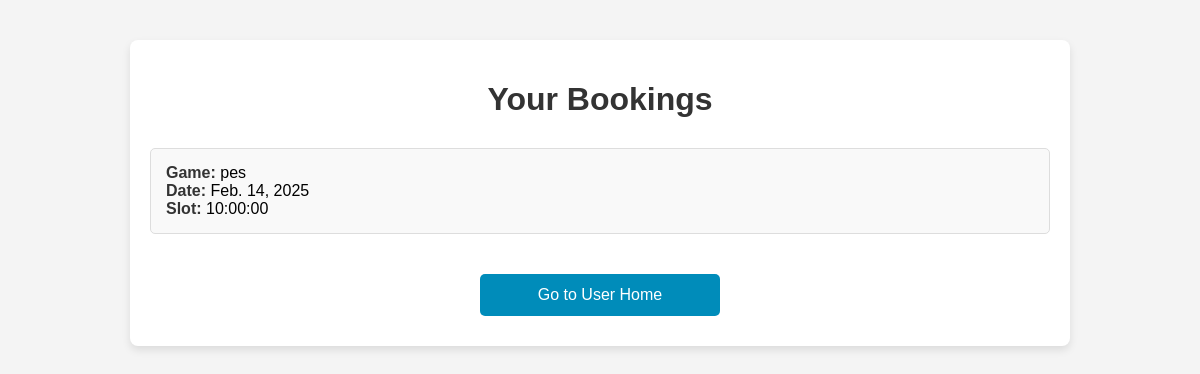
Page /my-bookings/ (signed in) on the earlier database version.
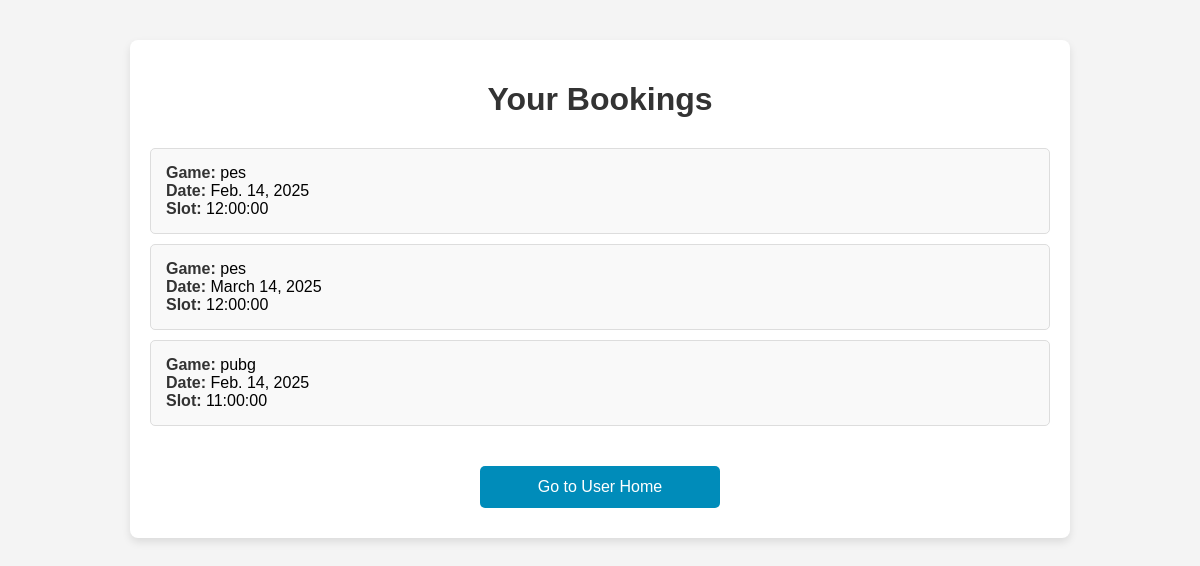
Same page on the later database version.
### app/models.py (models this page shows, shortened)
class SlotBooking(models.Model):
    user = models.ForeignKey(User, on_delete=models.CASCADE)  # Link to user
    name = models.CharField(max_length=100)
    email = models.EmailField()
    game = models.ForeignKey(Game, on_delete=models.CASCADE)
    slot = models.ForeignKey(Slot, on_delete=models.CASCADE)
    date = models.DateField()
    booking_time = models.DateTimeField(default=now)

class Game(models.Model):
    g_id = models.CharField(max_length=20, unique=True)
    title = models.CharField(max_length=100)
    description = models.TextField()
    release_date = models.DateField()
    price = models.DecimalField(max_digits=10, decimal_places=2)
    image = models.FileField()

class Slot(models.Model):
    TIME_SLOT_CHOICES = [
        ('10:00 AM - 12:00 PM', '10:00 AM - 12:00 PM'),
        ('12:00 PM - 2:00 PM', '12:00 PM - 2:00 PM'),
        ('2:00 PM - 4:00 PM', '2:00 PM - 4:00 PM'),
        ('4:00 PM - 6:00 PM', '4:00 PM - 6:00 PM'),
        ('6:00 PM - 8:00 PM', '6:00 PM - 8:00 PM'),
    ]
    game = models.ForeignKey(Game, on_delete=models.CASCADE, related_name="slots")
    date = models.DateField()
    time_slot = models.CharField(max_length=20, choices=TIME_SLOT_CHOICES)
    reserved = models.BooleanField(default=False)
    booking_time = models.DateTimeField(null=True, blank=True)  # Track when booked
    class Meta:
        unique_together = ('game', 'date', 'time_slot')

### app/views.py (the view)
# urls.py: path('my-bookings/', views.my_bookings, name='my_bookings'),
@login_required
def my_bookings(request):
    bookings = SlotBooking.objects.filter(user=request.user)
    return render(request, 'user/my_bookings.html', {'bookings': bookings})

### templates/user/my_bookings.html (shortened to what this page needs)
<!DOCTYPE html>
<html lang="en">
<head>
</head>
<body>
<div class="container">
    <h1>Your Bookings</h1>
    {% if bookings %}
        <ul>
            {% for booking in bookings %}
                <li>
                    <strong>Game:</strong> {{ booking.game.title }} <br>
                    <strong>Date:</strong> {{ booking.date }} <br>
                    <strong>Slot:</strong> {{ booking.slot.time_slot }} <br>
                </li>
            {% endfor %}
        </ul>
    {% else %}
        <p class="no-bookings">You have no bookings yet. Please make a booking!</p>
    {% endif %}
    <div class="button-container">
        <a href="{% url 'user_home' %}" class="home-button">Go to User Home</a>
    </div>
</div>
</body>
</html>

Differences in the rows shown:
removed SlotBooking: game "pes", date "Feb. 14, 2025", slot.time_slot "10:00:00"
added SlotBooking: game "pes", date "Feb. 14, 2025", slot.time_slot "12:00:00"
added SlotBooking: game "pes", date "March 14, 2025", slot.time_slot "12:00:00"
added SlotBooking: game "pubg", date "Feb. 14, 2025", slot.time_slot "11:00:00"
